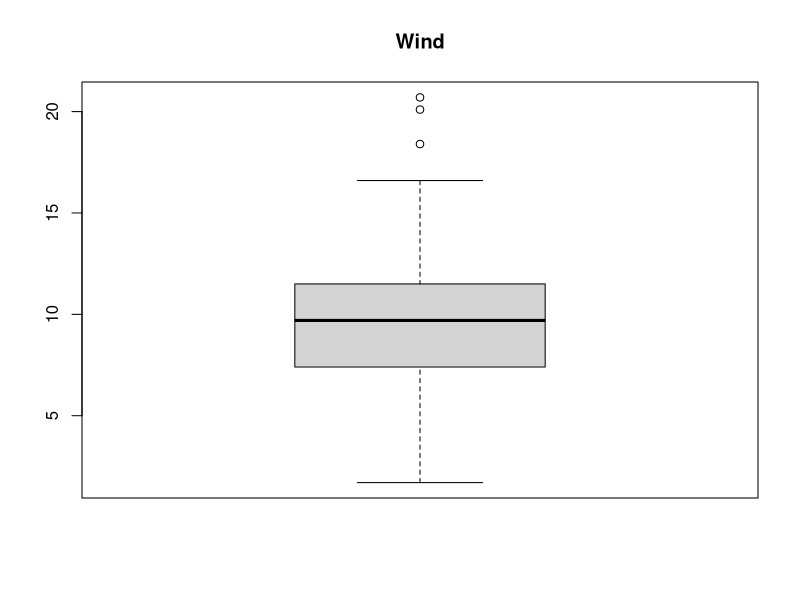
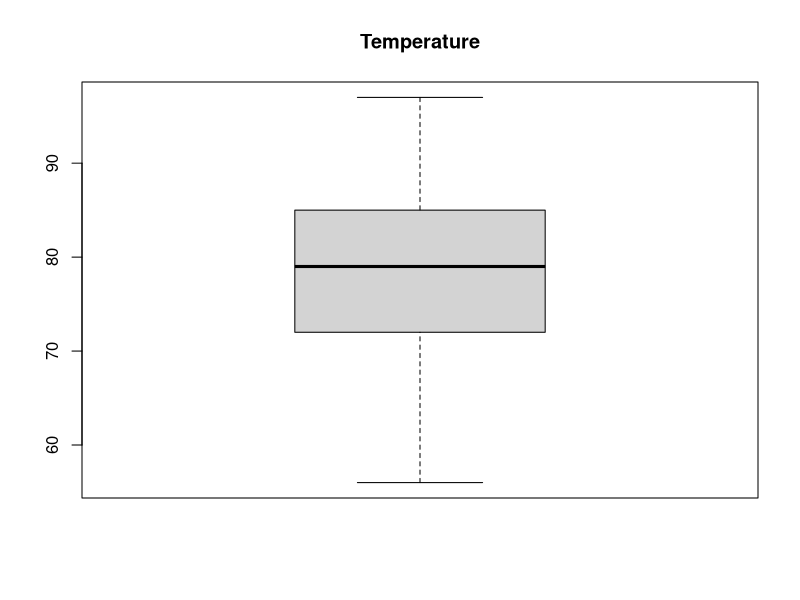
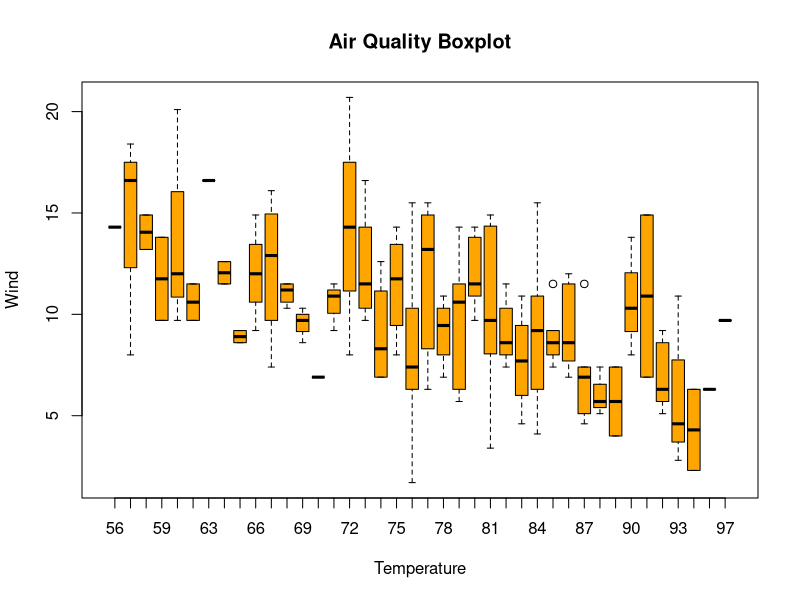
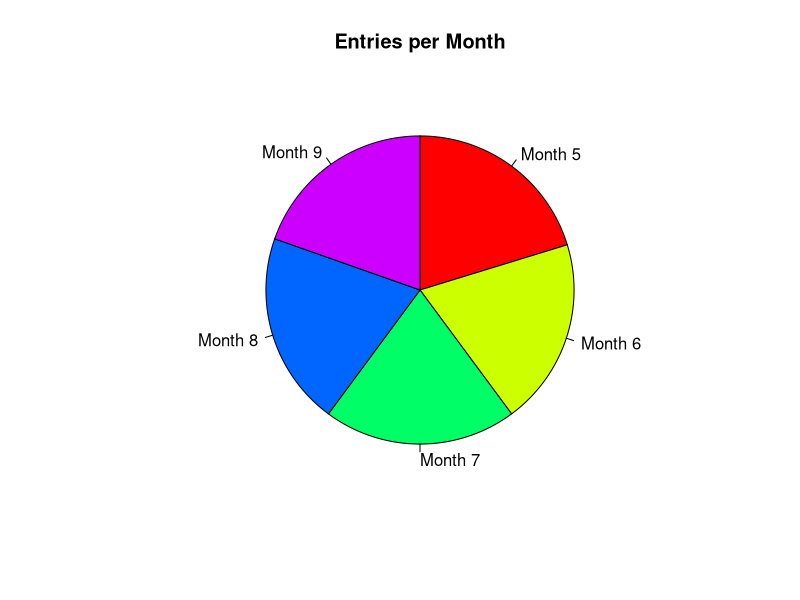

Source code (R) for these figures, in order:
## ---- chunk 1
seq(3, 30, 2)
seq(3, 29, 2)
## ---- chunk 2
x <- 4:115
x
y <- seq(from = 4, to = 115, by = 4)
y

#Difference in length
length(x)-length(y)
## ---- chunk 3
y_square <- y[c(1, 3, 7, 12, 17, 20, 22, 24)]**2  
y_square

mean(y_square[1:5])

median(y_square[1:5])
## ---- chunk 4
# When assigning a numeric vector into a factor variable, the factor will first recognize the different levels of the variables. In this case, there are four levels and they are recognized as 1, 3.2, 5.4, and 6.
factorVar <- factor(c(1, 6, 5.4, 3.2))
factorVar

#The factor internally assigns an integer number starting from 1 to each corresponding category in the level. In this case, 1 is the internal level of 1, 3.2 is the internal level 2, 5.4 is the internal level 3, and 6 is the internal level 4.

#Because these values are now internally assigned a number corresponding to their level, the as.numeric() function will convert the factor to a numeric class, but it will display the numbers corresponding to each value's internal level:

numericVar <- as.numeric(factorVar)
numericVar
class(numericVar)

#To display the factor variable as numeric variables, we would need to first convert the factor to a character vector, followed by a numeric vector to ensure that the original numeric values are displayed rather than their associated internal level. 

numericVar2 <- as.numeric(as.character(factorVar))
numericVar2
class(numericVar2)
## ---- chunk 5
#I would set the header to false because the first row of the dataset has no header, and if "null" and "?" both represent missing values (rather than NULL or nothing), I would read these as NA strings using the following command: 

dataset <- read.csv("dataset.csv", sep = ",", header = FALSE, stringsAsFactor = FALSE, na.strings= c("null", "?"))

dataset
## ---- chunk 6
sum_function <- function(n){
            return(sum((-1)**n / factorial(n)**2))
            } 
sum_function(5:20)
## ---- chunk 7
prod_function <- function(n) {
           return(prod(4*n + (1/(2**n))))
            }
prod_function(1:5)
## ---- chunk 8

c(0:5)[NA]

#This command is asking R to conduct indexing on a vector made of a sequence of numbers between 0 to 5 (0, 1, 2, 3, 4, 5). The square brackets is an indexing tool and is used to extract a value from the vector. Normally, we indicate a number inside of the square brackets that corresponds with the position of the element we would like to extract from the vector.In this case, we are asking R to extract NA. NA represents a missing value. If we try to extract a missing value from the vector, the output for each value of the vector is also displayed as a missing value... This is because the indexing variable, NA, is missing from the vector. 
## ---- chunk 9
x <- c("a", "b", NA, 2)

#The is.vector() function evaluates the object to let us know whether it is a vector and will returns a boolean value of (either True or False). In this example, the value returned is True because x is a single object containing the vector c("a", "b", NA, 2).
is.vector(x)

#The is.character function evaluates whether an object contains the character data type as either True or False. In this example, the function returned boolean value T because the object x contains the characters "a" and "b" because they are in quotation marks. 
is.character(x)

#The is.numeric function returns the logical value of True when the object in question contains values of the numeric datatype (integers and float numbers). Otherwise the function will return False. In this example, is.numeric(x) returned False because vectors in R must contain values of the same data type. Thus, combining the numeric value of 2 with the character types "a" and "b" in a vector caused R to convert all items in that vector to the character type. Now, when I print x, the number 2 appears in quotation marks indicating that it is now a string. This can also be verified using the class() function as follows:
is.numeric(x)

x
class(x)

#The is.na() function returns True or False based on the respective position of present or missing values. In this example, the object x contains NA (a missing value). The function returns  F, F, T, F because  1st, 2nd, and 4th values of the vector are present, but the 3rd is missing. 
is.na(x)
## ---- chunk 10
library(datasets)
## ---- chunk 11
data("airquality")
head(airquality, 10)
## ---- chunk 12
airquality

airquality_m5<-subset((airquality), Month==5)
airquality_m5

sapply(airquality_m5[,-5:-6], mean, na.rm = TRUE)

## ---- chunk 13
#Wind boxplot followed by outliers

wind_plot<-boxplot(airquality$Wind, main = "Wind")
wind_plot$out

#Temp boxplot followed by outliers 
temp_plot<-boxplot(airquality$Temp, main = "Temperature")
temp_plot$out

#Wind / Temp boxplot followed by outliers
wind_temp_plot<-boxplot(formula = Wind ~ Temp, data = airquality, main = "Air Quality Boxplot", xlab= "Temperature", ylab= "Wind", col="orange")
wind_temp_plot$out
## ---- chunk 14
#Method 1
quantile(airquality$Wind, probs = c(0.75))

#Method 2
wind_2<-cbind(summary(airquality$Wind))
wind_2[5,]

#Method 3
wind_1<-data.frame(quantile(airquality$Wind))
wind_1[4,]
## ---- chunk 15
#Tabulating number of entries in a month
month_entries<-table(airquality$Month, useNA="no")
month_entries

#Create labels for pie chart
lbls <- c("Month 5", "Month 6", "Month 7", "Month 8", "Month 9")

#Create pie chart
pie(month_entries, labels = lbls, edges = 200, radius = 0.8, clockwise = TRUE, col=rainbow(length(month_entries)), main = "Entries per Month")

